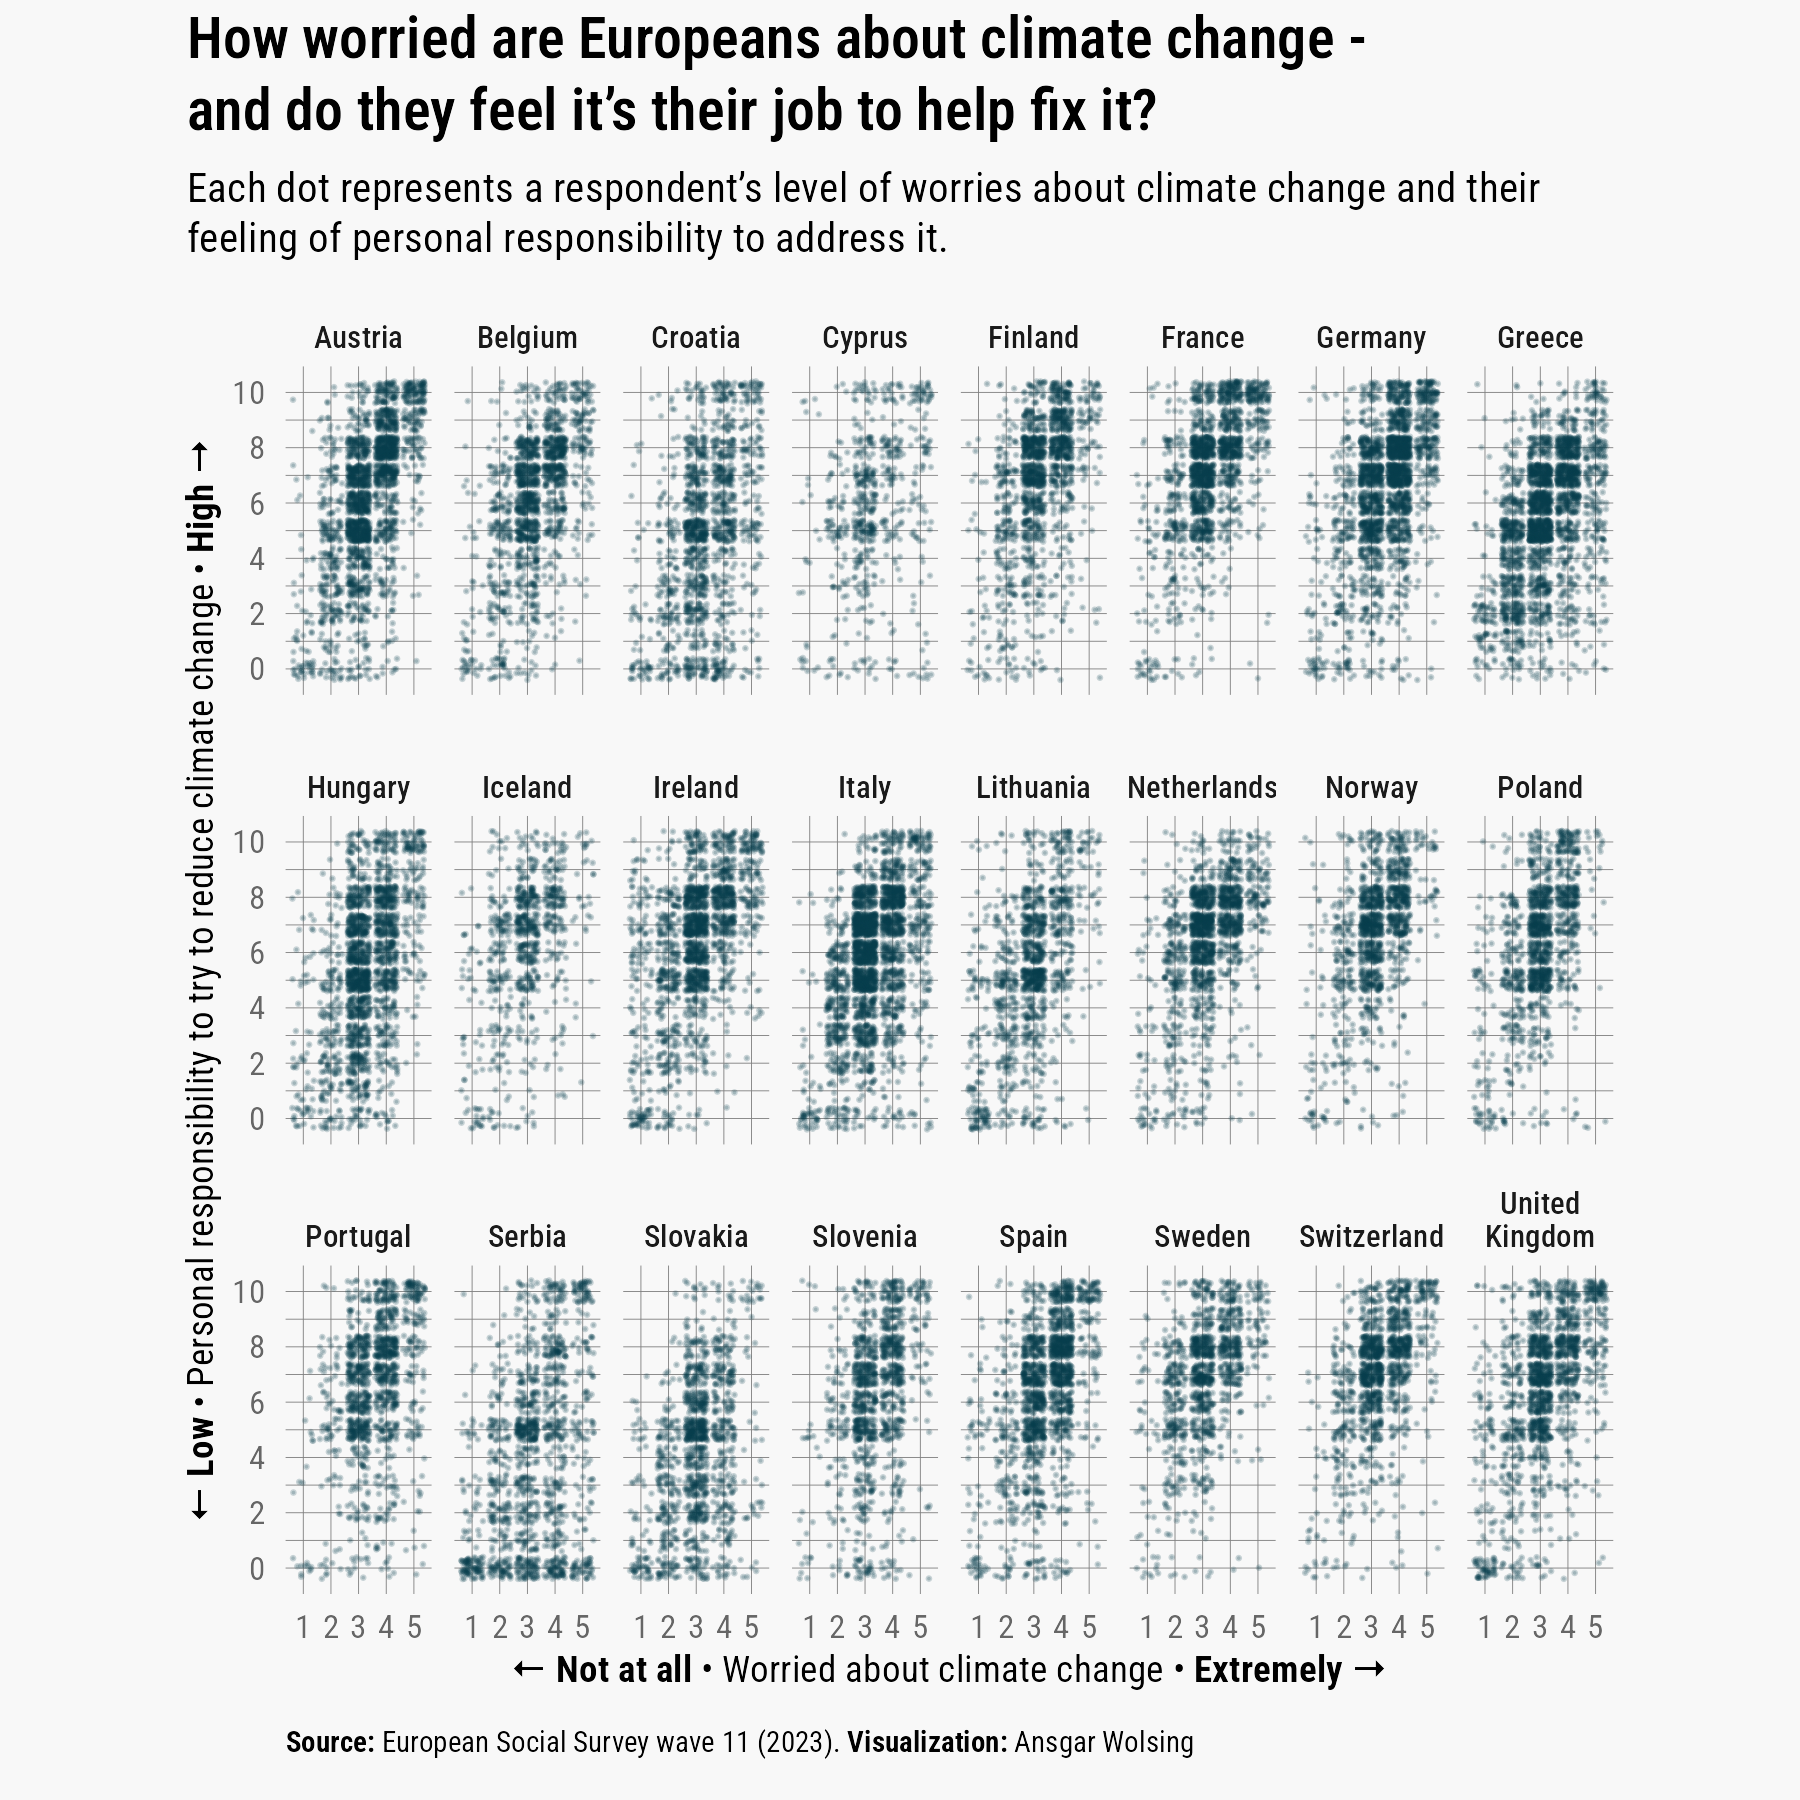

The R source for this figure:
library(tidyverse)
library(ggtext)
library(factoextra)
library(here)

base_path <- here("2025", "15")

#' Download ESS survey data from 
#' https://ess.sikt.no/en/series/321b06ad-1b98-4b7d-93ad-ca8a24e8788a
#' ESS 11

df_ess <- read_csv(here(base_path, "ESS11.csv"))

# Select the relevant variables
relevant_vars <- c("essround", "anweight", "cntry", "gndr", "ccrdprs", "wrclmch")
df_ess_prep <- df_ess |> 
  select(all_of(relevant_vars)) |> 
  mutate(cntry_name = countrycode::countrycode(cntry, "iso2c", "country.name"))

table(df_ess_prep$ccrdprs, useNA = "ifany")
table(df_ess_prep$wrclmch, useNA = "ifany")

# Remove missing values
df_ess_prep <- df_ess_prep |> 
  filter(ccrdprs <= 10, wrclmch <= 5)

# Correlation
with(df_ess_prep, cor(ccrdprs, wrclmch))
# by country
df_ess_prep |> 
  group_by(cntry) |> 
  group_split() |> 
  map_dbl(function(x) with(x, cor(ccrdprs, wrclmch)))

length(unique(df_ess_prep$cntry))

p <- df_ess_prep |> 
  ggplot(aes(wrclmch, ccrdprs, weights = anweight)) + 
  geom_jitter(col = "#073b4c", alpha = 0.2, size = 0.1) +
  scale_x_continuous(breaks = 1:5) +
  scale_y_continuous(breaks = seq(0, 10, 2)) +
  coord_equal() +
  facet_wrap(vars(str_wrap(cntry_name, 6)), ncol = 8) +
  labs(
    title = "How worried are Europeans about climate change - <br>
    and do they feel it's their job to help fix it?",
    subtitle = "Each dot represents a respondent's level of worries about 
    climate change and their feeling of personal responsibility to address it.",
    caption = "**Source:** European Social Survey wave 11 (2023). 
    **Visualization:** Ansgar Wolsing",
    x = "**\U2190 Not at all** \U2022 Worried about climate change
    \U2022 **Extremely \U2192**",
    y = "**\U2190 Low** \U2022 Personal responsibility to try to reduce climate 
    change \U2022 **High \U2192**"
  ) +
  theme_minimal(base_family = "Roboto Condensed") +
  theme(
    plot.background = element_rect(color = "#F8F8F8", fill = "#F8F8F8"),
    axis.title = element_markdown(size = 9),
    axis.text = element_text(color = "grey40", size = 8),
    panel.grid.major = element_line(color = "grey50", linewidth = 0.1),
    panel.grid.minor.x = element_blank(),
    panel.grid.minor.y = element_line(color = "grey50", linewidth = 0.1),
    plot.title = element_markdown(
      family = "Roboto Condensed SemiBold", size = 14, lineheight = 1.25),
    plot.subtitle = element_textbox(
      margin = margin(t = 2, b = 2), lineheight = 1.2, width = 1, size = 10
    ),
    plot.title.position = "plot",
    plot.caption = element_textbox(
      lineheight = 1.1, margin = margin(t = 10, b = 6), hjust = 0, size = 7, width = 1),
    legend.position = "bottom",
    plot.margin = margin(t = 4, r = 4, b = 4, l = 4),
    strip.text = element_text(
      family = "Roboto Condensed Medium", size = 7.5, vjust = 0)
  )
ggsave(here(base_path, "15-complicated.png"), width = 6, height = 6)
